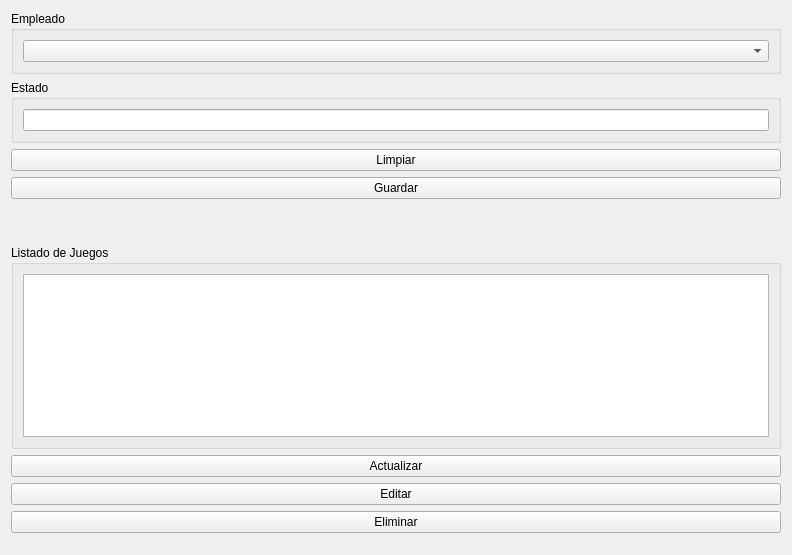
<?xml version="1.0" encoding="UTF-8"?>
<ui version="4.0">
 <class>F_MesaBillar</class>
 <widget class="QWidget" name="F_MesaBillar">
  <property name="geometry">
   <rect>
    <x>0</x>
    <y>0</y>
    <width>792</width>
    <height>555</height>
   </rect>
  </property>
  <property name="windowTitle">
   <string>Form</string>
  </property>
  <layout class="QVBoxLayout" name="verticalLayout">
   <item>
    <widget class="QGroupBox" name="groupBox_5">
     <property name="title">
      <string>Empleado</string>
     </property>
     <layout class="QHBoxLayout" name="horizontalLayout_5">
      <item>
       <widget class="QComboBox" name="id_empleado"/>
      </item>
     </layout>
    </widget>
   </item>
   <item>
    <widget class="QGroupBox" name="groupBox_2">
     <property name="title">
      <string>Estado</string>
     </property>
     <layout class="QHBoxLayout" name="horizontalLayout_2">
      <item>
       <widget class="QLineEdit" name="estado"/>
      </item>
     </layout>
    </widget>
   </item>
   <item>
    <widget class="QPushButton" name="PB_Limpiar">
     <property name="text">
      <string>Limpiar</string>
     </property>
    </widget>
   </item>
   <item>
    <widget class="QPushButton" name="PB_Guardar">
     <property name="text">
      <string>Guardar</string>
     </property>
    </widget>
   </item>
   <item>
    <spacer name="verticalSpacer_2">
     <property name="orientation">
      <enum>Qt::Vertical</enum>
     </property>
     <property name="sizeType">
      <enum>QSizePolicy::Minimum</enum>
     </property>
     <property name="sizeHint" stdset="0">
      <size>
       <width>20</width>
       <height>40</height>
      </size>
     </property>
    </spacer>
   </item>
   <item>
    <widget class="QGroupBox" name="groupBox_4">
     <property name="title">
      <string>Listado de Juegos</string>
     </property>
     <layout class="QHBoxLayout" name="horizontalLayout_4">
      <item>
       <widget class="QTableWidget" name="tableWidget">
        <property name="selectionBehavior">
         <enum>QAbstractItemView::SelectRows</enum>
        </property>
       </widget>
      </item>
     </layout>
    </widget>
   </item>
   <item>
    <widget class="QPushButton" name="PB_Actualizar">
     <property name="text">
      <string>Actualizar</string>
     </property>
    </widget>
   </item>
   <item>
    <widget class="QPushButton" name="PB_Editar">
     <property name="text">
      <string>Editar</string>
     </property>
    </widget>
   </item>
   <item>
    <widget class="QPushButton" name="PB_Eliminar">
     <property name="text">
      <string>Eliminar</string>
     </property>
    </widget>
   </item>
   <item>
    <spacer name="verticalSpacer">
     <property name="orientation">
      <enum>Qt::Vertical</enum>
     </property>
     <property name="sizeType">
      <enum>QSizePolicy::Maximum</enum>
     </property>
     <property name="sizeHint" stdset="0">
      <size>
       <width>20</width>
       <height>40</height>
      </size>
     </property>
    </spacer>
   </item>
  </layout>
 </widget>
 <resources/>
 <connections/>
</ui>
